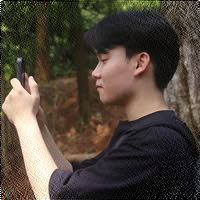
#> input picture PTITCTF2026/Forensics/anhcd/solve/anhcd.png, 200 x 200 px
$ python solve.py
#> lines starting #> are read from the running program, lines starting #| are printed output that depends on the picture
#!/usr/bin/env python3
"""Reproduce the two flag-shaped payloads; neither is scoreboard-verified."""
import struct

import numpy as np
from PIL import Image, ImageFilter

rgb = np.array(Image.open("anhcd.png").convert("RGB"), dtype=np.uint8)
#> rgb is the input picture: shape (200, 200, 3); mean R, G, B 79.8, 69.3, 58.6
bits = (rgb.reshape(-1) & 1).astype(np.uint8)
raw = np.packbits(bits, bitorder="big").tobytes()
length = struct.unpack(">I", raw[:4])[0]
#> length = 52
lsb_candidate = raw[4 : 4 + length].decode("ascii")

gray = np.array(Image.open("anhcd.png").convert("L"), dtype=float)
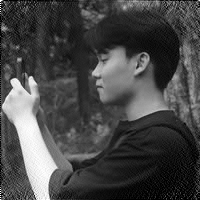
#> gray: shape (200, 200) float64; min 0, max 255, mean 71.2
freq = np.fft.fftshift(np.fft.fft2(gray))
mag = np.log(np.abs(freq) + 1)
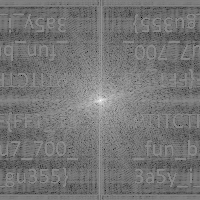
#> mag: shape (200, 200) float64; min 1.18, max 14.86, mean 7.48; drawn with min black and max white
scaled = (mag - mag.min()) / (mag.max() - mag.min()) * 255
view = Image.fromarray(scaled.astype("uint8"))
hp = np.array(view, float) - np.array(view.filter(ImageFilter.GaussianBlur(8)), float)
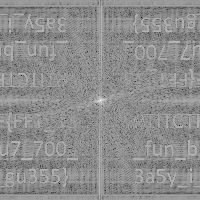
#> hp: shape (200, 200) float64; min -110, max 88, mean -0.2; drawn with min black and max white
lo, hi = np.percentile(hp, [50, 99.5])
#> lo = 1; hi = 29
out = Image.fromarray((np.clip((hp - lo) / (hi - lo), 0, 1) * 255).astype("uint8"))
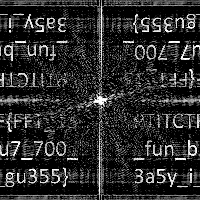
#> out: PIL image 200x200 L; min 0, max 255, mean 42.5
out.resize((gray.shape[1] * 5, gray.shape[0] * 5)).save("fft_flag.png")
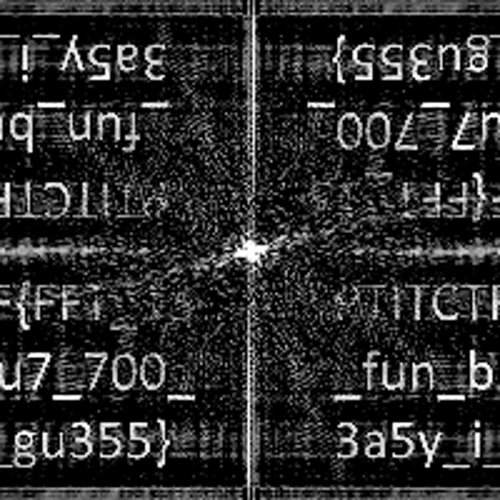
#> saved as fft_flag.png: PIL image 1000x1000 L (shown at 1/2 size); min 0, max 255, mean 43.4

print(f"LSB candidate ({length} bytes): {lsb_candidate}")
#> (printed output is left out)
print("FFT visual candidate: PTITCTF{FFT_15_fun_bu7_700_3a5y_i_gu355}")
print("Status: candidate only; require exact scoreboard acceptance or a third payload.")
